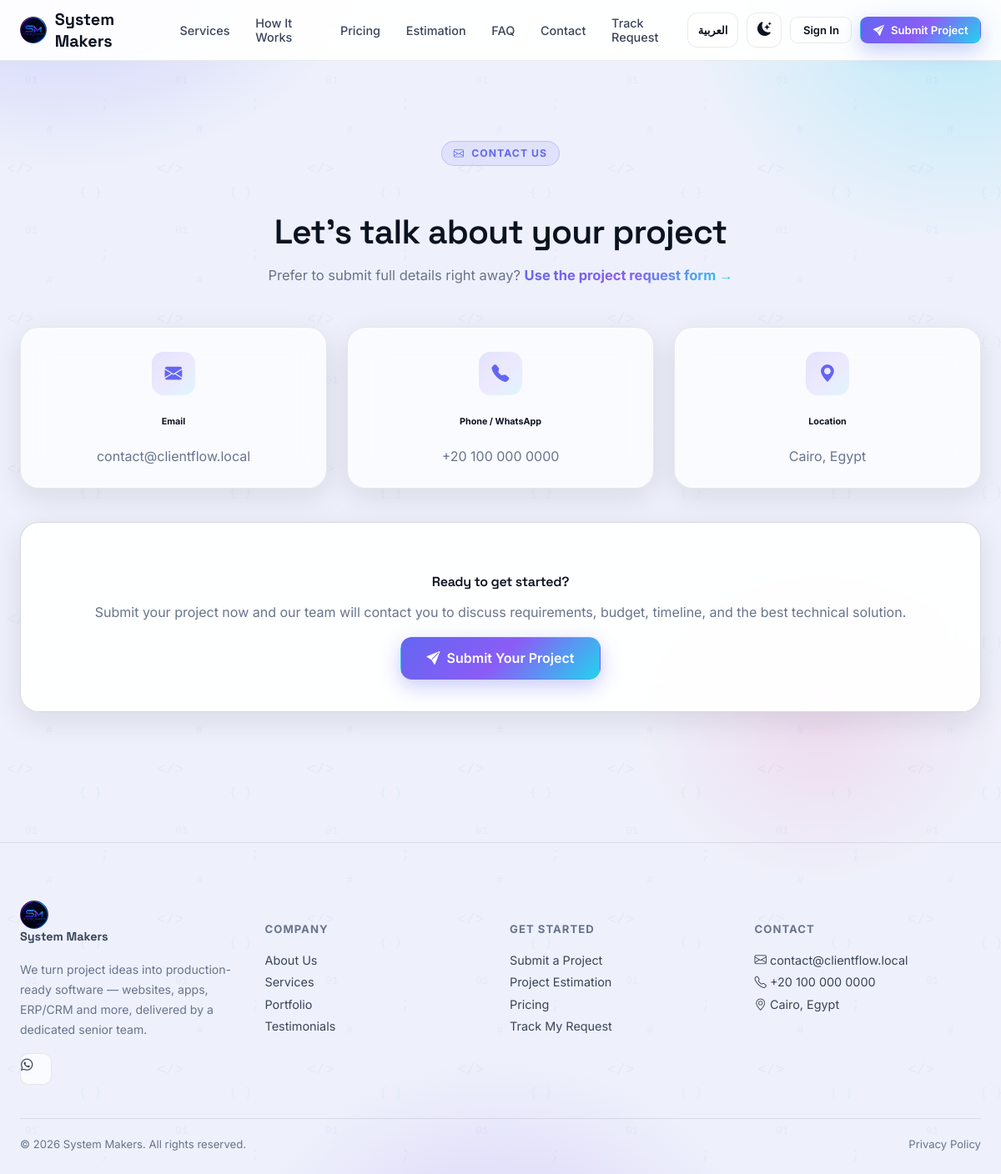
Before: /contact with the older database file.
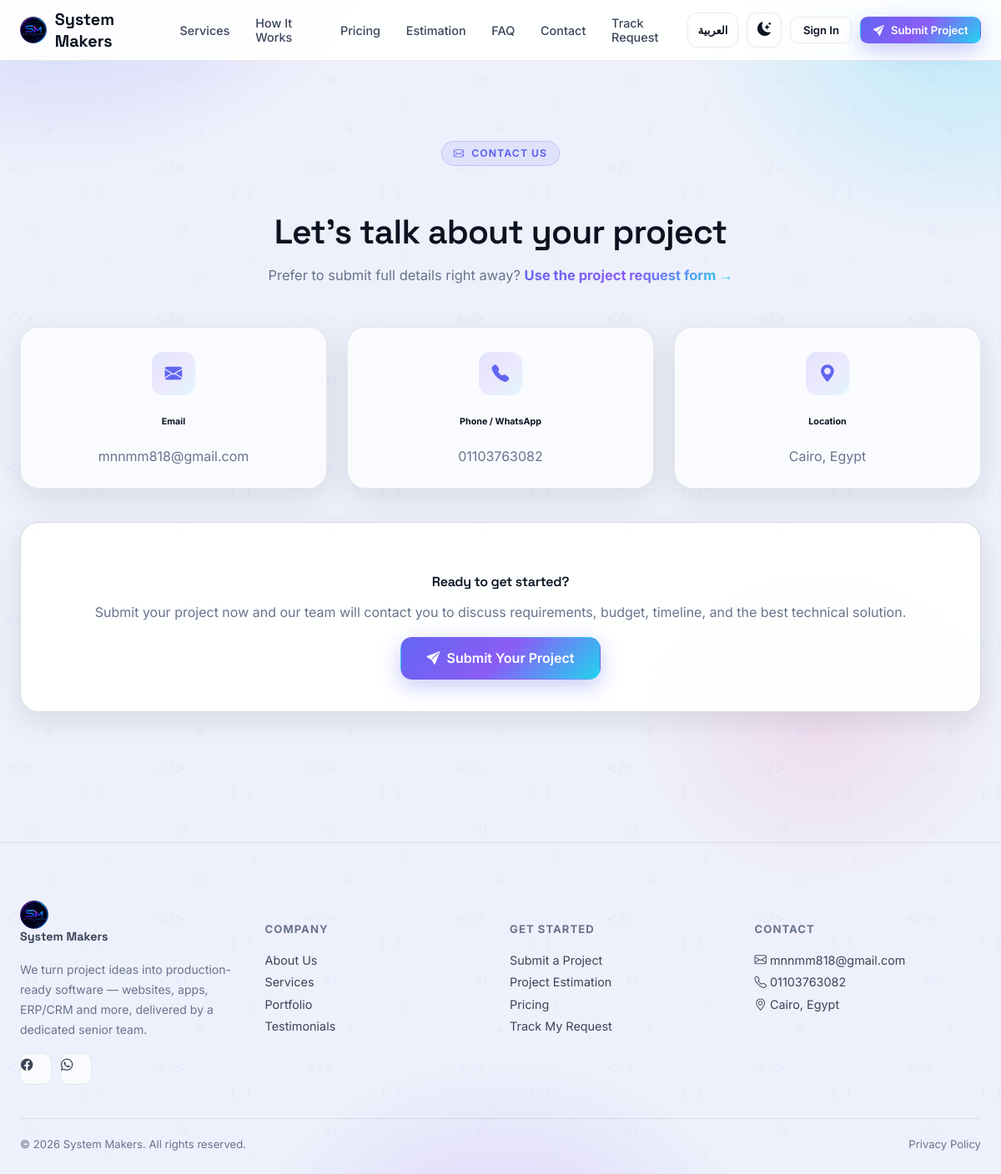
After: the same page with the newer database file.
### app/models/content.py (models this page shows, shortened)
class SiteSetting(db.Model):
    __tablename__ = "site_settings"
    id = db.Column(db.Integer, primary_key=True)
    key = db.Column(db.String(100), unique=True, nullable=False)
    value = db.Column(db.Text)
    updated_at = db.Column(db.DateTime, default=lambda: datetime.now(timezone.utc),
                            onupdate=lambda: datetime.now(timezone.utc))
    @staticmethod
    def get(key, default=""):
        row = SiteSetting.query.filter_by(key=key).first()
        return row.value if row else default

### app/routes/main.py (the view)
@main_bp.route("/contact")
def contact():
    return render_template("public/contact.html")

### app/routes/main.py (called while the page is built)
@main_bp.context_processor
def inject_globals():
    return {
        "site_settings": {
            "contact_email": SiteSetting.get("contact_email", current_app.config["PROJECT_MANAGER_EMAIL"]),
            "contact_phone": SiteSetting.get("contact_phone", current_app.config["PROJECT_MANAGER_PHONE"]),
            "contact_address": SiteSetting.get("contact_address", "Cairo, Egypt"),
            "company_name": current_app.config["COMPANY_NAME"],
            "facebook_url": SiteSetting.get("facebook_url", ""),
            "whatsapp_number": SiteSetting.get("whatsapp_number", ""),
        }
    }

### app/translations.py (called while the page is built)
def get_translator(lang: str):
    table = TRANSLATIONS.get(lang, TRANSLATIONS["en"])
    fallback = TRANSLATIONS["en"]
    def t(key: str) -> str:
        return table.get(key) or fallback.get(key) or key
    return t

### app/templates/public/contact.html (shortened to what this page needs)
{% extends "layout_public.html" %}
{% block content %}
<section class="section">
  <div class="container-xl">
    <div style="text-align:center; margin-bottom:48px;" class="reveal">
      <div class="eyebrow" style="margin-left:auto;margin-right:auto;"><i class="bi bi-envelope"></i> {{ t('contact_eyebrow') }}</div>
      <h1 class="section-title">{{ t('contact_title') }}</h1>
      <p class="section-sub" style="margin:0 auto;">{{ t('contact_prefer') }} <a href="{{ url_for('main.project_request') }}" class="text-grad" style="font-weight:700;">{{ t('contact_use_form') }}</a></p>
    </div>
    <div class="grid-3 reveal">
      <div class="glass card-hover" style="padding:1.8rem; text-align:center;">
        <div class="icon-box" style="margin:0 auto 1rem;"><i class="bi bi-envelope-fill"></i></div>
        <h6>{{ t('contact_email_label') }}</h6>
        <a href="mailto:{{ site_settings.contact_email }}" class="text-muted-2">{{ site_settings.contact_email }}</a>
      </div>
      <div class="glass card-hover" style="padding:1.8rem; text-align:center;">
        <div class="icon-box" style="margin:0 auto 1rem;"><i class="bi bi-telephone-fill"></i></div>
        <h6>{{ t('contact_phone_label') }}</h6>
        <a href="tel:{{ site_settings.contact_phone }}" class="text-muted-2">{{ site_settings.contact_phone }}</a>
      </div>
      <div class="glass card-hover" style="padding:1.8rem; text-align:center;">
        <div class="icon-box" style="margin:0 auto 1rem;"><i class="bi bi-geo-alt-fill"></i></div>
        <h6>{{ t('contact_location_label') }}</h6>
        <span class="text-muted-2">{{ site_settings.contact_address }}</span>
      </div>
    </div>
    <div class="glass-strong reveal" style="padding:2.4rem; margin-top:40px; text-align:center;">
      <h4 style="margin-bottom:10px;">{{ t('cta_final') }}</h4>
      <p class="text-muted-2" style="margin-bottom:20px;">{{ t('cta_body') }}</p>
      <a href="{{ url_for('main.project_request') }}" class="btn btn-grad btn-lg"><i class="bi bi-send-fill"></i> {{ t('hero_cta_submit') }}</a>
    </div>
  </div>
</section>
{% endblock %}

### app/templates/partials/footer.html
<footer class="footer">
  <div class="container-xl">
    <div class="grid-4" style="margin-bottom:40px;">
      <div>
        <a href="{{ url_for('main.home') }}" class="brand" style="margin-bottom:14px;">
          <span class="brand-mark" style="background:transparent; box-shadow:none;"><img src="{{ url_for('static', filename='images/brand/logo_256.png') }}" alt="System Makers" style="width:100%;height:100%;object-fit:contain;"></span>
          {{ site_settings.company_name if site_settings else 'System Makers' }}
        </a>
        <p class="text-muted-2" style="font-size:.88rem; line-height:1.7; max-width:280px;">
          {{ t('footer_tagline') }}
        </p>
        <div style="display:flex; gap:10px; margin-top:16px;">
          {% if site_settings.facebook_url %}
          <a href="{{ site_settings.facebook_url }}" target="_blank" rel="noopener" class="social-icon" title="Facebook"><i class="bi bi-facebook"></i></a>
          {% endif %}
          {% if site_settings.whatsapp_number %}
          <a href="https://wa.me/{{ site_settings.whatsapp_number | replace(' ', '') | replace('+', '') | replace('-', '') }}" target="_blank" rel="noopener" class="social-icon" title="WhatsApp"><i class="bi bi-whatsapp"></i></a>
          {% endif %}
        </div>
      </div>
      <div>
        <h6>{{ t('footer_company') }}</h6>
        <a href="{{ url_for('main.home') }}#about">{{ t('footer_about') }}</a>
        <a href="{{ url_for('main.services') }}">{{ t('nav_services') }}</a>
        <a href="{{ url_for('main.home') }}#portfolio">{{ t('footer_portfolio') }}</a>
        <a href="{{ url_for('main.home') }}#testimonials">{{ t('footer_testimonials') }}</a>
      </div>
      <div>
        <h6>{{ t('footer_get_started') }}</h6>
        <a href="{{ url_for('main.project_request') }}">{{ t('footer_submit_project') }}</a>
        <a href="{{ url_for('main.estimation') }}">{{ t('footer_estimation') }}</a>
        <a href="{{ url_for('main.pricing') }}">{{ t('nav_pricing') }}</a>
        <a href="{{ url_for('main.track_request') }}">{{ t('footer_track') }}</a>
      </div>
      <div>
        <h6>{{ t('footer_contact') }}</h6>
        <a href="mailto:{{ site_settings.contact_email if site_settings else '' }}">
          <i class="bi bi-envelope"></i> {{ site_settings.contact_email if site_settings else 'contact@clientflow.local' }}
        </a>
        <a href="tel:{{ site_settings.contact_phone if site_settings else '' }}">
          <i class="bi bi-telephone"></i> {{ site_settings.contact_phone if site_settings else '' }}
        </a>
        <a href="#"><i class="bi bi-geo-alt"></i> {{ site_settings.contact_address if site_settings else 'Cairo, Egypt' }}</a>
      </div>
    </div>
    <div class="divider"></div>
    <div style="display:flex; justify-content:space-between; flex-wrap:wrap; gap:10px;">
      <span class="text-muted-2" style="font-size:.82rem;">© {{ current_year }} {{ site_settings.company_name if site_settings else 'System Makers' }}. {{ t('footer_rights') }}</span>
      <div style="display:flex; gap:18px; align-items:center;">
        <a href="{{ url_for('main.privacy_policy') }}" class="text-muted-2" style="font-size:.82rem; padding:0;">{{ t('footer_privacy') }}</a>
      </div>
    </div>
  </div>
</footer>

Changed rows visible on the page:
changed SiteSetting: contact_email "contact@clientflow.local" → "mnnmm818@gmail.com"; value "contact@clientflow.local" → "mnnmm818@gmail.com"
changed SiteSetting (number 2 of 3 on the later page): contact_phone "+20 100 000 0000" → "01103763082"; value "+20 100 000 0000" → "01103763082"
